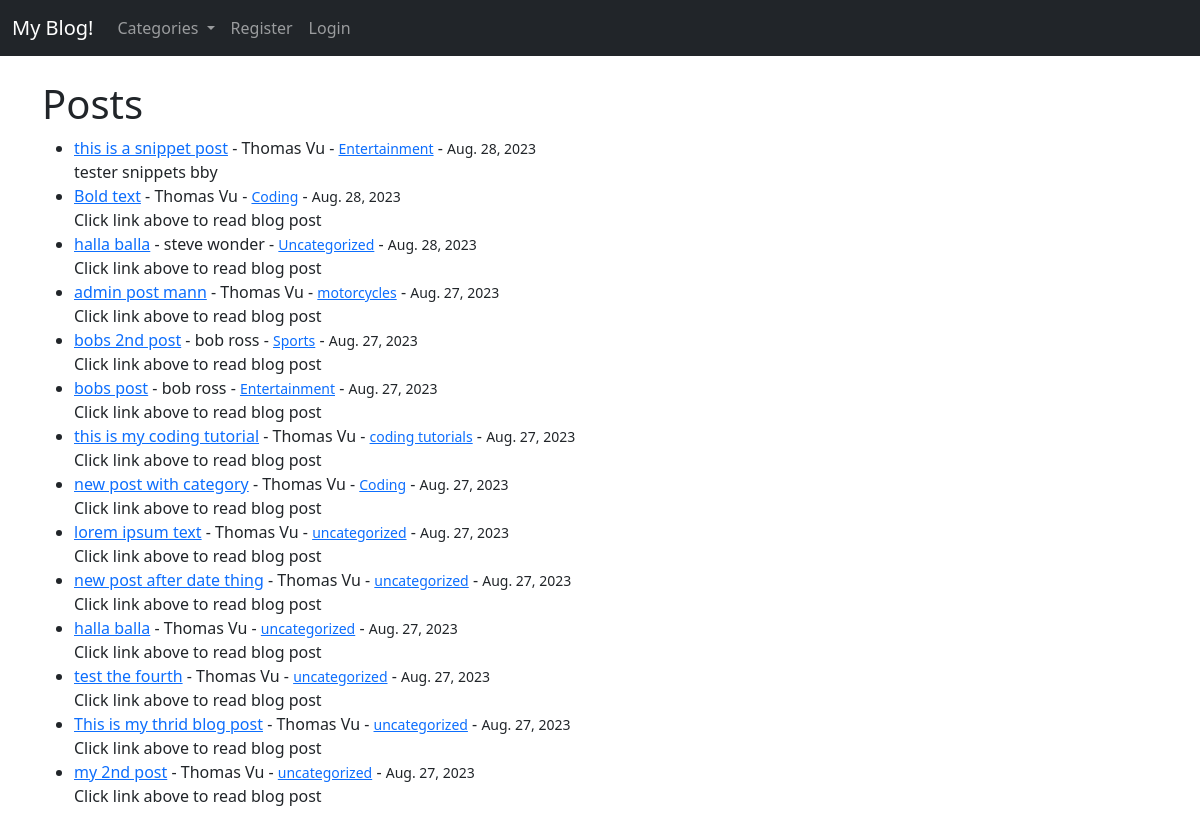
The page / on the database its author committed.
### theblog/models.py (models this page shows, shortened)
class Post(models.Model):
    title = models.CharField(max_length=255)
    title_tag = models.CharField(max_length=255)
    author = models.ForeignKey(User, on_delete=models.CASCADE)
    body = RichTextField(blank=True, null=True)
    post_date = models.DateField(auto_now_add=True)
    category = models.CharField(max_length=255, default='uncategorized')
    snippet = models.CharField(max_length=255)
    likes = models.ManyToManyField(User, related_name='blog_posts')

### theblog/views.py (the view)
# urls.py: path('', HomeView.as_view(), name="home"),
class HomeView(ListView):
    model = Post
    template_name = 'home.html'
    cats = Category.objects.all()
    ordering = ['-post_date', '-id']
    def get_context_data(self, *args, **kwargs):
        cat_menu = Category.objects.all()
        context = super(HomeView, self).get_context_data(*args, **kwargs)
        context["cat_menu"] = cat_menu
        return context

### theblog/models.py (called while the page is built)
    def __str__(self) -> str:
        return self.name

### theblog/templates/home.html (shortened to what this page needs)
{% extends 'base.html' %}
{% block content %}
<h1>Posts</h1>
<ul>
{% for post in object_list %}
    <li><a href="{% url 'article-detail' post.pk %}">{{ post.title }}</a> - {{ post.author.first_name }} {{ post.author.last_name }}
        - <a href="{% url 'category' post.category|slugify %}"><small>{{ post.category }}</small></a>
        - <small>{{ post.post_date }}</small>
        <br/>
        {{ post.snippet }}</li>
{% endfor %}
</ul>
{% endblock %}

### rows shown on the page
Post: title "this is a snippet post", author.first_name "Thomas", author.last_name "Vu", category "Entertainment", post_date "Aug. 28, 2023", snippet "tester snippets bby"
Post: title "Bold text", author.first_name "Thomas", author.last_name "Vu", category "Coding", post_date "Aug. 28, 2023", snippet "Click link above to read blog post"
Post: title "halla balla", author.first_name "steve", author.last_name "wonder", category "Uncategorized", post_date "Aug. 28, 2023", snippet "Click link above to read blog post"
Post: title "admin post mann", author.first_name "Thomas", author.last_name "Vu", category "motorcycles", post_date "Aug. 27, 2023", snippet "Click link above to read blog post"
Post: title "bobs 2nd post", author.first_name "bob", author.last_name "ross", category "Sports", post_date "Aug. 27, 2023", snippet "Click link above to read blog post"
Post: title "bobs post", author.first_name "bob", author.last_name "ross", category "Entertainment", post_date "Aug. 27, 2023", snippet "Click link above to read blog post"
Post: title "this is my coding tutorial", author.first_name "Thomas", author.last_name "Vu", category "coding tutorials", post_date "Aug. 27, 2023", snippet "Click link above to read blog post"
Post: title "new post with category", author.first_name "Thomas", author.last_name "Vu", category "Coding", post_date "Aug. 27, 2023", snippet "Click link above to read blog post"
Post: title "lorem ipsum text", author.first_name "Thomas", author.last_name "Vu", category "uncategorized", post_date "Aug. 27, 2023", snippet "Click link above to read blog post"
Post: title "new post after date thing", author.first_name "Thomas", author.last_name "Vu", category "uncategorized", post_date "Aug. 27, 2023", snippet "Click link above to read blog post"
Post: title "halla balla", author.first_name "Thomas", author.last_name "Vu", category "uncategorized", post_date "Aug. 27, 2023", snippet "Click link above to read blog post"
Post: title "test the fourth", author.first_name "Thomas", author.last_name "Vu", category "uncategorized", post_date "Aug. 27, 2023", snippet "Click link above to read blog post"
Post: title "This is my thrid blog post", author.first_name "Thomas", author.last_name "Vu", category "uncategorized", post_date "Aug. 27, 2023", snippet "Click link above to read blog post"
Post: title "my 2nd post", author.first_name "Thomas", author.last_name "Vu", category "uncategorized", post_date "Aug. 27, 2023", snippet "Click link above to read blog post"
